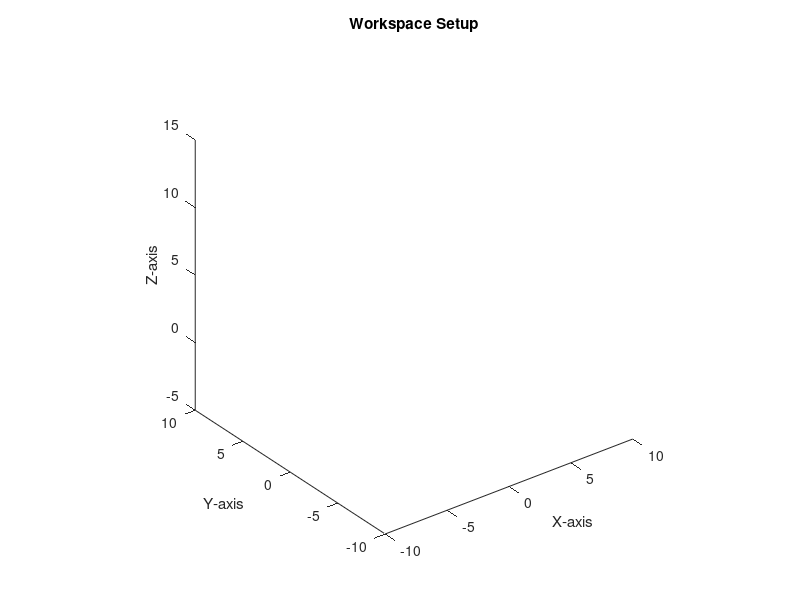

Reproduce this figure in MATLAB. (Note: this script raises an error after producing the figure.)
%% Environment  

% Setup figure and axes
figureHandle = figure('Position', [100, 100, 1200, 800]);
axis([-10 10 -10 10 -5 15]); % [xmin xmax ymin ymax zmin zmax]
axis equal;
view(3);
xlabel('X-axis');
ylabel('Y-axis');
zlabel('Z-axis');
title('Workspace Setup');

env = SetEnvironment(figureHandle);

%% Initialise

% Create gem objects and place them in the environment
gems = [
    Gem([0.3824, -1.069, 0.5], 'small', 'green');
    Gem([0.3824, -1.269, 0.5], 'large', 'red');
    Gem([0.3824, -1.469, 0.5], 'large', 'green');
    Gem([0.3824, -1.669, 0.5], 'small', 'red');
    Gem([0.3824, -1.869, 0.5], 'large', 'red'); 
    Gem([0.3824, -2.029, 0.5], 'small', 'red'); 
];

% Flag Initialization
UR3Finished = false;  % Flag to synchronize UR3 and ABB robots

% Create an instance of EStopController
eStopController = EStopController();

% Initialize the UR3 robot model
UR3 = LinearUR3e(transl(-0.15, -1.1, 0.5) * trotz(pi/2));
robot = ABB120(transl(-1.25, -1.15, 0.5) * trotz(pi/2));

%% Create movement instances

UR3MovementInst = UR3Movement(gems, UR3, eStopController);
ABBMovementInst = ABBMovement(gems, robot, eStopController);


%% Main loop

for i = 1:length(gems)
    UR3MovementInst.ExecuteUR3(i);
    ABBMovementInst.ExecuteRobot(i);
end
